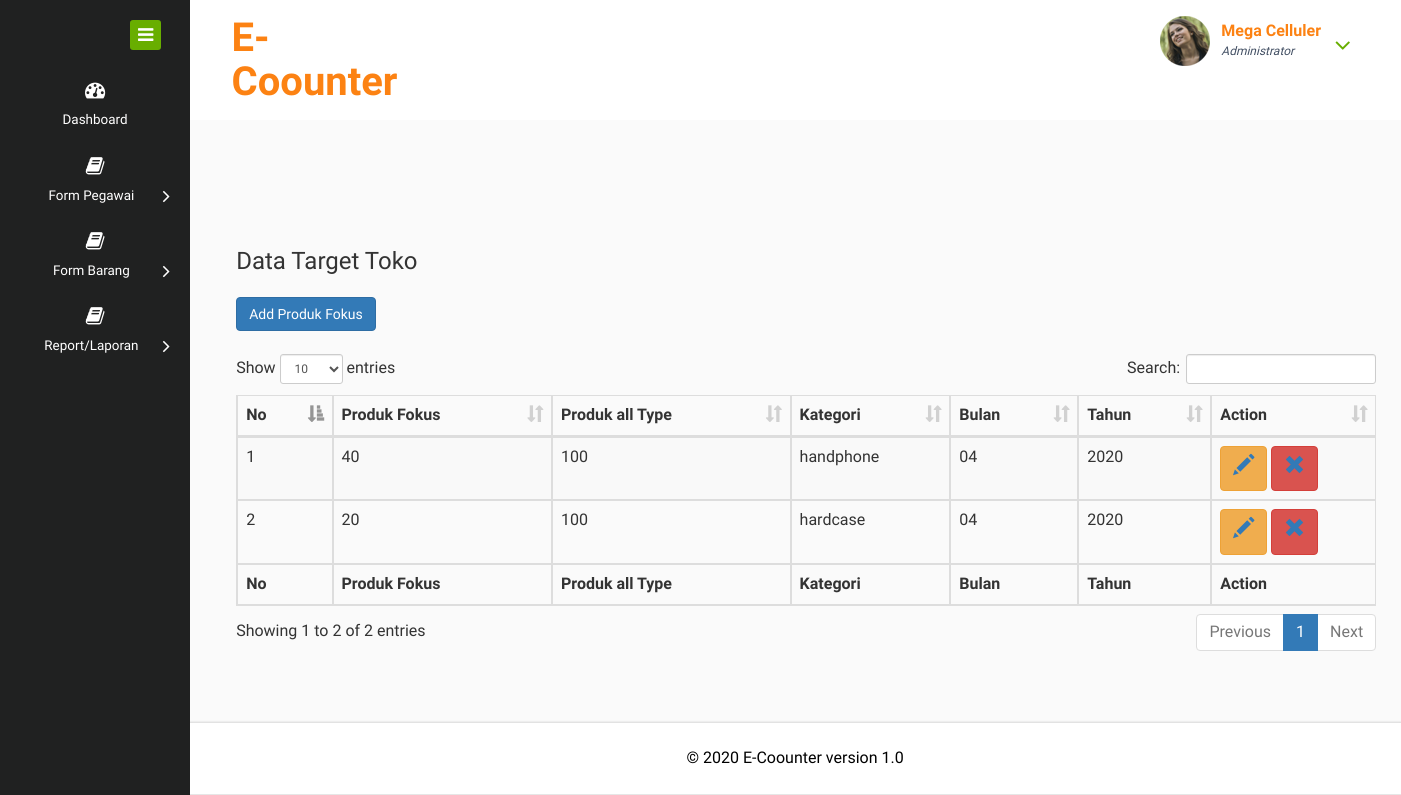
/index.php/admin/form_produk_fokus, run on the app's committed database.
### tables this page shows
CREATE TABLE `produk_fokus` (
  `id_produk_fokus` int(11) NOT NULL,
  `p_bulan` varchar(2) NOT NULL,
  `p_tahun` varchar(4) NOT NULL,
  `p_all` double NOT NULL,
  `p_fokus` double NOT NULL,
  `id_kategori` int(11) NOT NULL
);

CREATE TABLE `kategori` (
  `id_kategori` int(11) NOT NULL,
  `kategori` varchar(50) NOT NULL
);

### application/controllers/admin.php (called while the page is built, shortened)
<?php
class Admin extends CI_Controller {
	 function __construct(){
		$this->load->helper('url');
		$this->load->library('session');
		$this->load->model('admin_model');
	}
	public function form_produk_fokus()
		{
			$data['barang']=$this->admin_model->get_all_barang1();
			$data['brand']=$this->admin_model->get_all_brand();
			$data['kategori']=$this->admin_model->get_all_kategori();
			$data['produk_fokus']=$this->admin_model->get_all_produk_fokus();
			$this->load->view('admin/produk_fokus',$data);
		}
}

### index.php (called while the page is built, shortened)
<?php
require_once BASEPATH.'core/CodeIgniter.php';

### application/models/Admin_model.php (called while the page is built, shortened)
<?php
class Admin_model extends CI_Model
{
public function get_all_kategori()
{
$this->db->from('kategori');
$query=$this->db->get();
return $query->result();
}
public function get_all_brand()
{
$this->db->from('brand');
$query=$this->db->get();
return $query->result();
}
public function get_all_barang1()
{
$this->db->select('*');
$this->db->from('barang');
$this->db->join('kategori', 'kategori.id_kategori = barang.id_kategori','left');
$this->db->join('brand', 'brand.id_brand = barang.id_brand','left');
 $this->db->where('tipe', 'fokus');
$query = $this->db->get();
return $query->result();
}
public function get_all_produk_fokus()
{
$this->db->select('*');
$this->db->from('produk_fokus');
$this->db->join('kategori', 'kategori.id_kategori = produk_fokus.id_kategori','left');
$query = $this->db->get();
return $query->result();
}
}

### application/views/admin/produk_fokus.php (the view, shortened to what this page needs)
<?php
	include	'head.php';
?>
	<div class="inner-block">
	<!DOCTYPE html>
<html>
    <head>
  </head>
  <body>
  <?php
  $table_11='table_id1';
  $add1='add_book1()';
  $edit_11='edit_book1';
  $delete_11='delete_book1';
  ?>
  <div class="container">
    <center>
</center>
    <h3>Data Target Toko</h3>
    <br />
    <button class="btn btn-primary" onclick="<?php	echo	$add1;?>">Add Produk Fokus</button>
    <br />
    <br />
    <table id="<?php	echo	$table_11;?>" class="table table-striped table-bordered" cellspacing="0" width="100%">
      <thead>
        <tr>
					<th>No</th>
					<th>Produk Fokus</th>
					<th>Produk all Type</th>
					<th>Kategori</th>
					<th>Bulan</th>
					<th>Tahun</th>
          <th style="width:125px;">Action
          </p></th>
        </tr>
      </thead>
      <tbody>
				<?php
				$no=1;
				foreach($produk_fokus as $book){?>
				     <tr>
				         <td><?php echo $no++;?></td>
								 <td><?php echo $book->p_fokus;?></td>
								<td><?php echo $book->p_all;?></td>
								<td><?php echo $book->kategori;?></td>
								<td><?php echo $book->p_bulan;?></td>
								<td><?php echo $book->p_tahun;?></td>
								<td>
									<button class="btn btn-warning" onclick="<?php	echo	$edit_11;?>(<?php echo $book->id_produk_fokus;?>)"><i class="glyphicon glyphicon-pencil"></i></button>
									<button class="btn btn-danger" onclick="<?php	echo	$delete_11;?>(<?php echo $book->id_produk_fokus;?>)"><i class="glyphicon glyphicon-remove"></i></button>
								</td>
				      </tr>
				     <?php }?>
      </tbody>
      <tfoot>
        <tr>
					<th>No</th>
					<th>Produk Fokus</th>
					<th>Produk all Type</th>
					<th>Kategori</th>
					<th>Bulan</th>
					<th>Tahun</th>
          <th>Action</th>
        </tr>
      </tfoot>
    </table>
  </div>
  </body>
</html>
    </div>
</div>
<?php
	include	'sidemenu.php';
?>

### data on the page
produk_fokus: p_fokus "40", p_all "100", id_kategori.kategori "handphone", p_bulan "04", p_tahun "2020"
produk_fokus: p_fokus "20", p_all "100", id_kategori.kategori "hardcase", p_bulan "04", p_tahun "2020"
